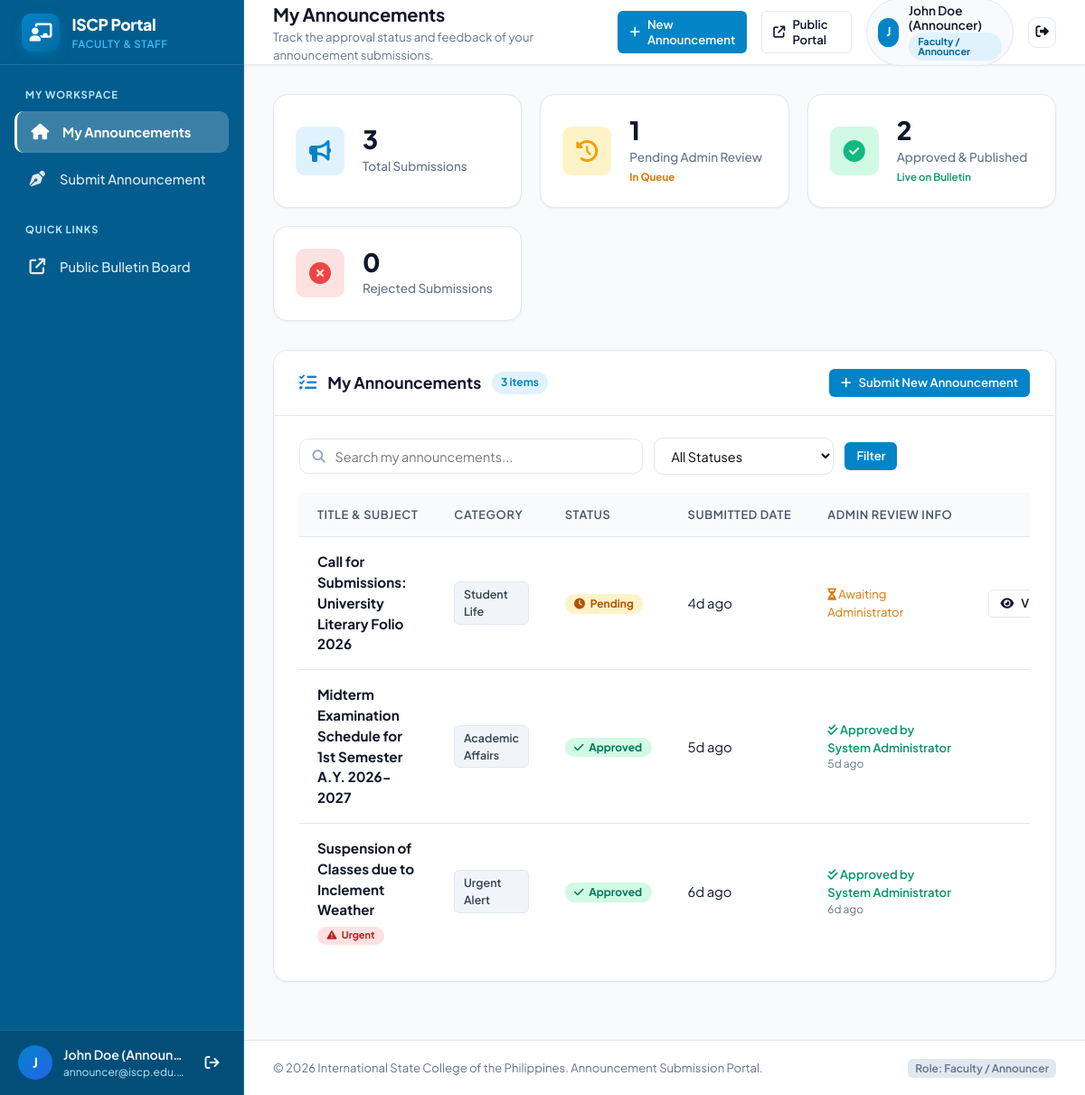
The app's page /announcer/index.php (signed in) with its own data.
### tables this page shows
CREATE TABLE IF NOT EXISTS `users` (
    `id` INT AUTO_INCREMENT PRIMARY KEY,
    `name` VARCHAR(100) NOT NULL,
    `email` VARCHAR(150) NOT NULL UNIQUE,
    `password_hash` VARCHAR(255) NOT NULL,
    `role` VARCHAR(50) NOT NULL DEFAULT 'college_admin',
    `assigned_college` VARCHAR(150) DEFAULT NULL,
    `assigned_office` VARCHAR(150) DEFAULT NULL,
    `assigned_department` VARCHAR(150) DEFAULT NULL,
    `status` ENUM('active', 'inactive') NOT NULL DEFAULT 'active',
    `created_at` TIMESTAMP DEFAULT CURRENT_TIMESTAMP
);

CREATE TABLE IF NOT EXISTS `announcements` (
    `id` INT AUTO_INCREMENT PRIMARY KEY,
    `title` VARCHAR(255) NOT NULL,
    `slug` VARCHAR(255) DEFAULT NULL,
    `summary` VARCHAR(350) DEFAULT NULL,
    `content` TEXT NOT NULL,
    `category` VARCHAR(100) NOT NULL,
    `category_id` INT DEFAULT NULL,
    `image_path` VARCHAR(255) DEFAULT NULL,
    `created_by` INT NOT NULL,
    `author_name` VARCHAR(100) DEFAULT NULL,
    `status` ENUM('pending', 'approved', 'rejected') NOT NULL DEFAULT 'pending',
    `rejection_reason` TEXT DEFAULT NULL,
    `reviewed_by` INT DEFAULT NULL,
    `reviewed_at` DATETIME DEFAULT NULL,
    `target_audience` ENUM('All', 'Students', 'Faculty', 'Parents') DEFAULT 'All',
    `is_urgent` TINYINT(1) DEFAULT 0,
    `is_pinned` TINYINT(1) DEFAULT 0,
    `views_count` INT DEFAULT 0,
    `created_at` TIMESTAMP DEFAULT CURRENT_TIMESTAMP,
    `updated_at` TIMESTAMP DEFAULT CURRENT_TIMESTAMP ON UPDATE CURRENT_TIMESTAMP,
    CONSTRAINT `fk_announcements_created_by` FOREIGN KEY (`created_by`) REFERENCES `users`(`id`) ON DELETE CASCADE,
    CONSTRAINT `fk_announcements_reviewed_by` FOREIGN KEY (`reviewed_by`) REFERENCES `users`(`id`) ON DELETE SET NULL,
    CONSTRAINT `fk_announcements_category` FOREIGN KEY (`category_id`) REFERENCES `categories`(`id`) ON DELETE SET NULL
);

### announcer/includes/auth.php (called while the page is built, shortened)
<?php
function require_announcer(): void {
    $pdo = get_db();
    if ($pdo) {
        $stmt = $pdo->prepare("SELECT id, status, role FROM users WHERE id = ?");
        $stmt->execute([$_SESSION['user_id']]);
    }
}
function current_user(): array {
    return [
        'id' => $_SESSION['user_id'] ?? null,
        'name' => $_SESSION['user_name'] ?? 'User',
        'email' => $_SESSION['user_email'] ?? '',
        'role' => $_SESSION['user_role'] ?? 'guest',
    ];
}
function h(?string $string): string {
    return htmlspecialchars((string)($string ?? ''), ENT_QUOTES, 'UTF-8');
}
function time_ago(?string $datetime): string {
    $timestamp = strtotime($datetime);
    $diff = time() - $timestamp;
    if ($diff < 604800) return floor($diff / 86400) . 'd ago';
    return date('M j, Y', $timestamp);
}
function format_datetime(?string $datetime): string {
    $timestamp = strtotime($datetime);
    return $timestamp ? date('M j, Y g:i A', $timestamp) : 'N/A';
}
if (!function_exists('format_role_label')) {
    function format_role_label(?string $role, ?string $college = null): string {
        switch ($role) {
            case 'announcer':
                return 'Faculty / Announcer';
        }
    }
}

### announcer/index.php (the view, shortened to what this page needs)
<?php
require_once __DIR__ . '/includes/auth.php';
require_announcer();
$page_title = 'My Announcements';
$page_subtitle = 'Track the approval status and feedback of your announcement submissions.';
$pdo = get_db();
$currentUser = current_user();
$userId = (int)$currentUser['id'];
$filter_status = trim($_GET['status'] ?? '');
$search = trim($_GET['q'] ?? '');
$total_submissions = 0;
$pending_count = 0;
$approved_count = 0;
$rejected_count = 0;
$my_announcements = [];
if ($pdo) {
    try {
        $stmtMetrics = $pdo->prepare("
            SELECT
                COUNT(*) AS total,
                SUM(CASE WHEN status = 'pending' THEN 1 ELSE 0 END) AS pending,
                SUM(CASE WHEN status = 'approved' THEN 1 ELSE 0 END) AS approved,
                SUM(CASE WHEN status = 'rejected' THEN 1 ELSE 0 END) AS rejected
            FROM announcements
            WHERE created_by = ?
        ");
        $stmtMetrics->execute([$userId]);
        $metrics = $stmtMetrics->fetch();
        $total_submissions = (int)($metrics['total'] ?? 0);
        $pending_count = (int)($metrics['pending'] ?? 0);
        $approved_count = (int)($metrics['approved'] ?? 0);
        $rejected_count = (int)($metrics['rejected'] ?? 0);
        $where = ["a.created_by = ?"];
        $params = [$userId];
        $whereClause = implode(' AND ', $where);
        $sql = "
            SELECT a.*, rev.name AS reviewer_name
            FROM announcements a
            LEFT JOIN users rev ON a.reviewed_by = rev.id
            WHERE {$whereClause}
            ORDER BY a.created_at DESC
        ";
        $stmt = $pdo->prepare($sql);
        $stmt->execute($params);
        $my_announcements = $stmt->fetchAll();
    } catch (PDOException $e) {
        set_flash('danger', 'Error loading your announcements: ' . $e->getMessage());
    }
}
require_once __DIR__ . '/includes/header.php';
?>
<div class="metrics-grid">
    <a href="index.php" class="metric-card">
        <div class="metric-icon-box" style="background: #e0f2fe; color: #0284c7;">
            <i class="fa-solid fa-bullhorn"></i>
        </div>
        <div class="metric-info">
            <span class="metric-value"><?= number_format($total_submissions) ?></span>
            <span class="metric-label">Total Submissions</span>
        </div>
    </a>
    <a href="index.php?status=pending" class="metric-card">
        <div class="metric-icon-box icon-pending">
            <i class="fa-solid fa-clock-rotate-left"></i>
        </div>
        <div class="metric-info">
            <span class="metric-value"><?= number_format($pending_count) ?></span>
            <span class="metric-label">Pending Admin Review</span>
            <?php if ($pending_count > 0): ?>
                <span style="font-size: 0.72rem; color: #d97706; font-weight: 700; margin-top: 0.2rem;">
                    In Queue
                </span>
            <?php endif; ?>
        </div>
    </a>
    <a href="index.php?status=approved" class="metric-card">
        <div class="metric-icon-box icon-approved">
            <i class="fa-solid fa-circle-check"></i>
        </div>
        <div class="metric-info">
            <span class="metric-value"><?= number_format($approved_count) ?></span>
            <span class="metric-label">Approved & Published</span>
            <span style="font-size: 0.72rem; color: #059669; font-weight: 600; margin-top: 0.2rem;">
                Live on Bulletin
            </span>
        </div>
    </a>
    <a href="index.php?status=rejected" class="metric-card">
        <div class="metric-icon-box icon-rejected">
            <i class="fa-solid fa-circle-xmark"></i>
        </div>
        <div class="metric-info">
            <span class="metric-value"><?= number_format($rejected_count) ?></span>
            <span class="metric-label">Rejected Submissions</span>
        </div>
    </a>
</div>
<div class="content-card">
    <div class="card-header">
        <div class="card-header-left">
            <i class="fa-solid fa-list-check" style="color: var(--primary); font-size: 1.2rem;"></i>
            <h2 class="card-title">My Announcements</h2>
            <span class="card-count-badge"><?= count($my_announcements) ?> items</span>
        </div>
        <div class="card-header-right">
            <a href="create.php" class="btn btn-primary btn-sm">
                <i class="fa-solid fa-plus"></i> Submit New Announcement
            </a>
        </div>
    </div>
    <div class="card-body">
        <form method="GET" action="index.php" class="toolbar-bar">
            <div class="toolbar-filters">
                <div class="search-input-group">
                    <i class="fa-solid fa-magnifying-glass"></i>
                    <input type="text" name="q" class="form-control-search" placeholder="Search my announcements..." value="<?= h($search) ?>">
                </div>
                <select name="status" class="form-select-filter" onchange="this.form.submit()">
                    <option value="">All Statuses</option>
                </select>
                <button type="submit" class="btn btn-primary btn-sm">Filter</button>
            </div>
        </form>
        <?php if (empty($my_announcements)): ?>
            <div class="empty-state">
                <div class="empty-state-icon">
                    <i class="fa-solid fa-feather-pointed"></i>
                </div>
                <h3 class="empty-state-title">No announcements found</h3>
                <p class="empty-state-desc">
                    <?= (!empty($search) || !empty($filter_status)) ? 'No announcements matched your search or status filter.' : 'You have not submitted any announcements yet. Click the button below to submit your first announcement!' ?>
                </p>
                <div style="margin-top: 1.25rem;">
                    <a href="create.php" class="btn btn-primary">
                        <i class="fa-solid fa-plus"></i> Submit Announcement
                    </a>
                </div>
            </div>
        <?php else: ?>
            <div class="table-responsive">
                <table class="admin-table">
                    <thead>
                        <tr>
                            <th>Title & Subject</th>
                            <th>Category</th>
                            <th>Status</th>
                            <th>Submitted Date</th>
                            <th>Admin Review Info</th>
                            <th style="text-align: right; min-width: 170px;">Actions</th>
                        </tr>
                    </thead>
                    <tbody>
                        <?php foreach ($my_announcements as $ann): ?>
                            <tr>
                                <td>
                                    <div style="font-weight: 700; color: var(--text-main); font-size: 0.95rem;">
                                        <?= h($ann['title']) ?>
                                    </div>
                                    <?php if (!empty($ann['is_urgent'])): ?>
                                        <div style="margin-top: 0.2rem;">
                                            <span class="badge" style="background: #fee2e2; color: #b91c1c; font-size: 0.68rem;">
                                                <i class="fa-solid fa-triangle-exclamation"></i> Urgent
                                            </span>
                                        </div>
                                    <?php endif; ?>
                                </td>
                                <td>
                                    <span class="category-pill"><?= h($ann['category'] ?? 'General') ?></span>
                                </td>
                                <td>
                                    <?php
                                    $st = strtolower($ann['status']);
                                    $badgeClass = 'badge-status-pending';
                                    $statusIcon = 'fa-clock';
                                    if ($st === 'approved') {
                                        $badgeClass = 'badge-status-approved';
                                        $statusIcon = 'fa-check';
                                    } elseif ($st === 'rejected') {
                                        $badgeClass = 'badge-status-rejected';
                                        $statusIcon = 'fa-xmark';
                                    }
                                    ?>
                                    <span class="badge <?= $badgeClass ?>">
                                        <i class="fa-solid <?= $statusIcon ?>"></i>
                                        <?= ucfirst($st) ?>
                                    </span>
                                </td>
                                <td>
                                    <span title="<?= h(format_datetime($ann['created_at'])) ?>">
                                        <?= h(time_ago($ann['created_at'])) ?>
                                    </span>
                                </td>
                                <td>
                                    <?php if ($st === 'approved'): ?>
                                        <div style="color: #059669; font-weight: 600; font-size: 0.82rem;">
                                            <i class="fa-solid fa-check-double"></i> Approved by <?= h($ann['reviewer_name'] ?? 'Admin') ?>
                                        </div>
                                        <div style="font-size: 0.75rem; color: var(--text-muted);"><?= h(time_ago($ann['reviewed_at'])) ?></div>
                                    <?php else: ?>
                                        <div style="color: #d97706; font-size: 0.82rem;">
                                            <i class="fa-solid fa-hourglass-half"></i> Awaiting Administrator
                                        </div>
                                    <?php endif; ?>
                                </td>
                                <td style="text-align: right;">
                                    <div class="action-buttons" style="justify-content: flex-end;">
                                        <button type="button" class="btn btn-outline btn-sm" onclick="showAnnouncementModal(<?= h(json_encode($ann)) ?>)">
                                            <i class="fa-solid fa-eye"></i> View
                                        </button>
                                    </div>
                                </td>
                            </tr>
                        <?php endforeach; ?>
                    </tbody>
                </table>
            </div>
        <?php endif; ?>
    </div>
</div>
<?php require_once __DIR__ . '/includes/footer.php'; ?>

### announcer/includes/header.php (shortened to what this page needs)
<?php
require_once __DIR__ . '/auth.php';
$currentUser = current_user();
?>
<!DOCTYPE html>
<html lang="en">
<head>
    <link rel="stylesheet" href="https://cdnjs.cloudflare.com/ajax/libs/font-awesome/6.5.1/css/all.min.css">
    <link rel="stylesheet" href="../assets/css/admin.css">
</head>
<body class="admin-body">
<div class="admin-wrapper">
    <?php require_once __DIR__ . '/sidebar.php'; ?>
    <div class="admin-main">
        <header class="admin-topbar">
            <div class="topbar-left">
                <div class="page-header-info">
                    <h1 class="page-title"><?= isset($page_title) ? h($page_title) : 'Dashboard' ?></h1>
                    <?php if (isset($page_subtitle)): ?>
                        <p class="page-subtitle"><?= h($page_subtitle) ?></p>
                    <?php endif; ?>
                </div>
            </div>
            <div class="topbar-right">
                <a href="create.php" class="btn btn-primary btn-sm">
                    <i class="fa-solid fa-plus"></i>
                    <span>New Announcement</span>
                </a>
                <a href="../index.php" target="_blank" class="btn btn-outline btn-sm desktop-only" title="View Public Student Portal">
                    <i class="fa-solid fa-arrow-up-right-from-square"></i>
                    <span>Public Portal</span>
                </a>
                <div class="user-profile-badge">
                    <div class="avatar-circle" style="background: #0284c7;">
                        <?= strtoupper(substr($currentUser['name'] ?? 'T', 0, 1)) ?>
                    </div>
                    <div class="user-meta desktop-only">
                        <span class="user-name"><?= h($currentUser['name']) ?></span>
                        <span class="badge" style="background: #e0f2fe; color: #0369a1; font-size: 0.68rem;"><?= h(format_role_label($currentUser['role'] ?? 'announcer')) ?></span>
                    </div>
                </div>
                <a href="logout.php" class="btn btn-icon btn-logout" title="Sign Out">
                    <i class="fa-solid fa-right-from-bracket"></i>
                </a>
            </div>
        </header>
        <main class="admin-content">

### announcer/includes/footer.php (shortened to what this page needs)
        </main>
        <footer class="admin-footer">
            <div class="footer-left">
                &copy; <?= date('Y') ?> International State College of the Philippines. Announcement Submission Portal.
            </div>
            <div class="footer-right">
                <span class="db-badge">Role: <?= h(format_role_label(current_user()['role'] ?? 'announcer')) ?></span>
            </div>
        </footer>
    </div>
</div>
</body>
</html>

### records on screen
users: role "Faculty / Announcer"
announcements: title "Call for Submissions: University Literary Folio 2026", category "Student Life", status "Pending", created_at "4d ago", shows "Awaiting Administrator"
announcements: title "Midterm Examination Schedule for 1st Semester A.Y. 2026-2027", category "Academic Affairs", status "Approved", created_at "5d ago", reviewed_by.name "System Administrator", reviewed_at "5d ago"
announcements: title "Suspension of Classes due to Inclement Weather", is_urgent 1 (drawn), category "Urgent Alert", status "Approved", created_at "6d ago", reviewed_by.name "System Administrator", reviewed_at "6d ago"

### other values on screen
substr($currentUser['name'] ?? 'T', 0, 1) "J"
$currentUser['name'] "John Doe (Announ…"
$currentUser['email'] "announcer@iscp.edu.…"
$page_title "My Announcements"
$page_subtitle "Track the approval status and feedback of your announcement submissions."
$currentUser['name'] "John Doe (Announcer)"
$total_submissions "3"
$pending_count "1"
$approved_count "2"
$rejected_count "0"
count($my_announcements) "3"
